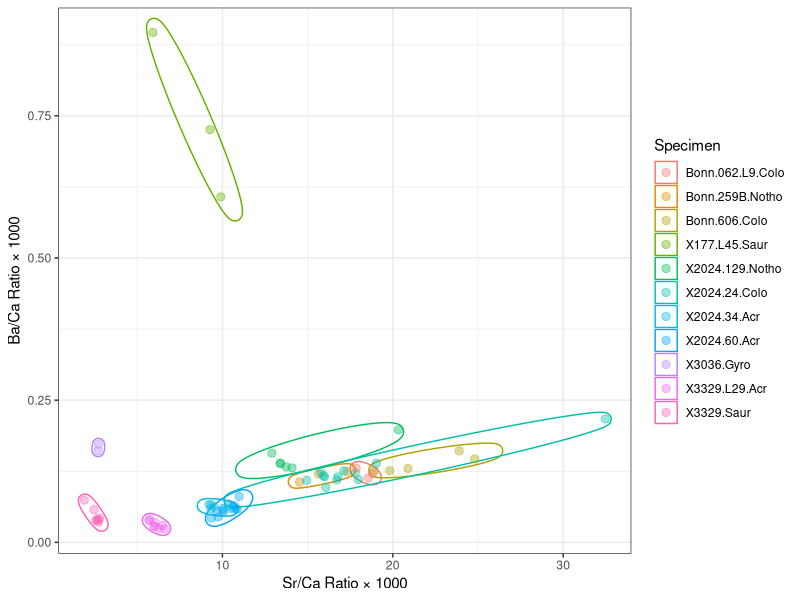
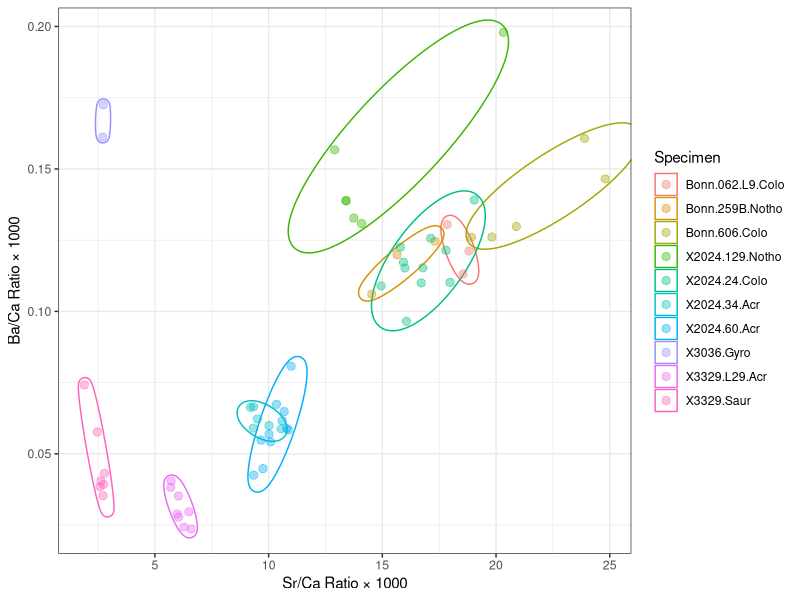

These charts were generated, in order, by the following R code:
## ---- chunk 1
#import data and detection limts from csv's

data1 <- read.csv("MarijnData.csv", sep =";")

dl <- read.csv("MarijnDetLim.csv", sep =";")

## ---- chunk 2
#make all values numeric

data1[] <- lapply(data1, function(col) {sapply(col, function(x) {if (grepl("[a-zA-Z]", x)) {
  x} else {as.numeric(gsub(",", ".", x))}})})

dl[] <- lapply(dl, function(col) {sapply(col, function(x) {if (grepl("[a-zA-Z]", x)) {
  x} else {as.numeric(gsub(",", ".", x))}})})

## ---- chunk 3
#check if measurements are >= detection limits

data_checked <- data1

data_checked[] <- Map(function(meas, dl) {
  ifelse(is.na(meas) | is.na(dl), NA,           
         ifelse(meas < dl, NA_real_, meas))   
}, data1, dl)

## ---- chunk 4
library(dplyr)

data_cleaned <- data_checked %>%
  select(-Element, -starts_with("N6")) %>%
  slice(c(1, 2, 8, 9, 11, 12))
  
## ---- chunk 5
data_summed <- data_cleaned %>%
  slice(1:6) %>%
  mutate(group = rep(1:3, each = 2)) %>%
  group_by(group) %>%
  summarise(across(everything(), ~ sum(.x, na.rm = TRUE))) %>%
  select(-group)

data_summed <- t(data_summed)
data_summed <- as.data.frame(data_summed)
colnames(data_summed) <- c("Ca", "Sr", "Ba")
## ---- chunk 6
data_summed$Genus <- ifelse(grepl("noth", rownames(data_summed), ignore.case = TRUE), "Nothosaurus",
                     ifelse(grepl("acr", rownames(data_summed), ignore.case = TRUE), "Acrodus",
                       ifelse(grepl("colo", rownames(data_summed), ignore.case = TRUE), "Colobodus",
                         ifelse(grepl("gyro", rownames(data_summed), ignore.case = TRUE), "Gyrolepis",
                           ifelse(grepl("saur", rownames(data_summed), ignore.case = TRUE), "Saurichthys",
                             NA)))))
data_summed$Genus <- as.factor(data_summed$Genus)
## ---- chunk 7
resultsBa <- aov(Ba/Ca~Genus, data_summed)
TukeyHSD(resultsBa)

resultsSr <- aov(Sr/Ca~Genus, data_summed)
TukeyHSD(resultsSr)
## ---- chunk 8
library(ggplot2)
library(tibble)
library(ggforce)
data_summed$Specimen <- gsub("\\.\\d+$", "", rownames(data_summed))

#plot ratios

ggplot(data_summed, aes(x = Sr/Ca*1000, y = Ba/Ca*1000, color = Specimen)) +
  geom_mark_ellipse(aes(group = Specimen), expand = unit(1.5, "mm"), alpha = 1
  ) +
  geom_point(size = 2.5, alpha = 0.4) +
  labs(
    x = "Sr/Ca Ratio × 1000",
    y = "Ba/Ca Ratio × 1000",
    color = "Specimen"
  ) +
  theme_bw()
## ---- chunk 9
#plot ratios without outliers

ggplot(data_summed[-c(28, 29, 30, 57),], aes(x = Sr/Ca*1000, y = Ba/Ca*1000, color = Specimen)) +
  geom_mark_ellipse(aes(group = Specimen), expand = unit(1.5, "mm"), alpha = 1
  ) +
  geom_point(size = 2.5, alpha = 0.4) +
  labs(
    x = "Sr/Ca Ratio × 1000",
    y = "Ba/Ca Ratio × 1000",
    color = "Specimen"
  ) +
  theme_bw()
